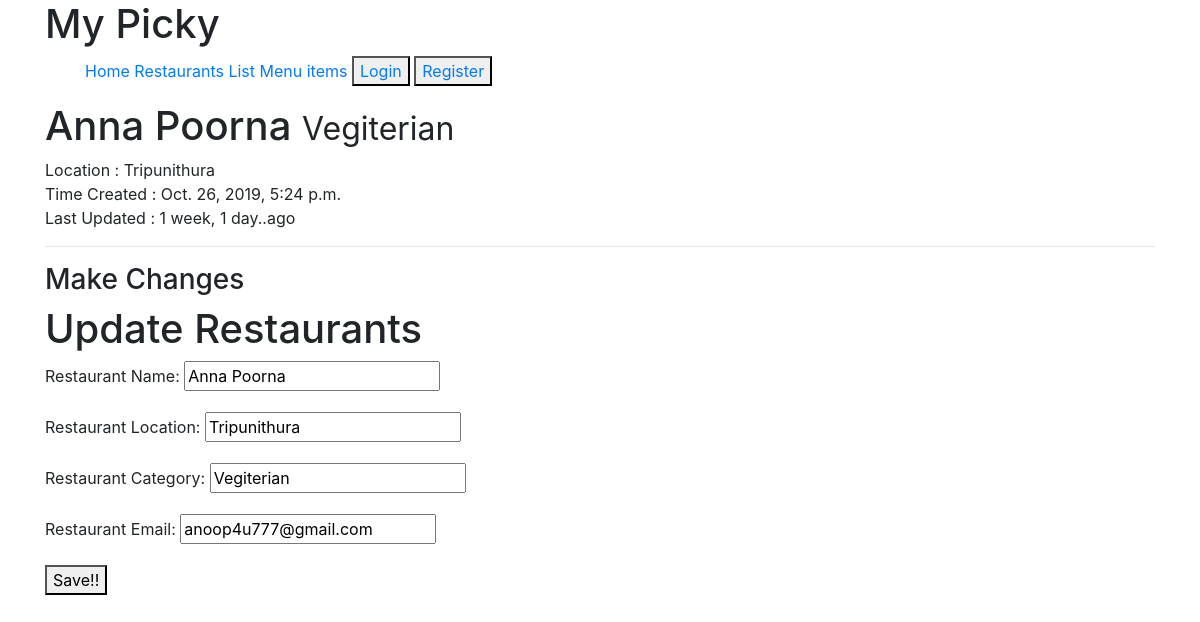
/restaurants/list/anna-poorna/ (signed in), run on the app's committed database.
### restaurants/models.py (models this page shows, shortened)
class RestaurantLocation(models.Model):
		user 				= models.ForeignKey(User)
		Restaurant_Name 	= models.CharField(max_length=50, blank=False, null=False)
		Restaurant_Location	= models.CharField(max_length=50, blank=False, null=False)
		Restaurant_Category	= models.CharField(max_length=50, blank=False, null=False, validators =[validate_category])
		Restaurant_Email	= models.EmailField(blank=False, null=False, validators=[validate_email])
		Restaurant_Created	= models.DateTimeField(auto_now_add=True)
		Restaurant_Updated	= models.DateTimeField(auto_now=True)
		slug				= models.SlugField(blank=True, null=True)
		objects 			=RestaurantLocationManager() #similar to Model.objects.all().This shows the relation to this perticular RestaurantLocation model

### restaurants/views.py (the view)
# urls.py: url(r'^list/(?P<slug>[\w-]+)/$', RestaurantUpdate.as_view(), name='detail'),
class RestaurantUpdate(LoginRequiredMixin, UpdateView):
	template_name 	= "restaurants/detail-update.html"
	form_class 		= RestaurantCreateForm
	login_url 		= "/login/"
	def get_context_data(self, *args, **kwargs):
		context 		 = super(RestaurantUpdate, self).get_context_data(*args, **kwargs)
		context['title'] = 'Update Restaurants'
		return context
	def get_queryset(self):
		return RestaurantLocation.objects.filter(user = self.request.user)

### restaurants/forms.py
class RestaurantCreateForm(forms.ModelForm):
		class Meta:
			model 	= RestaurantLocation
			fields 	= [
					'Restaurant_Name',
					'Restaurant_Location',
					'Restaurant_Category',
					'Restaurant_Email'
					]

### restaurants/models.py (called while the page is built)
	def get_queryset(self):
		return RestaurantLocationQuerySet(self.model, using = self._db) #using the same database(_db OR RestaurantLocation)

### templates/restaurants/detail-update.html (shortened to what this page needs)
{% extends "base.html" %}
	{% block content %}
	<h1>{{form.instance.Restaurant_Name}}   <small>{{form.instance.Restaurant_Category}}</small></h1>
	<p>
		Location		:	{{form.instance.Restaurant_Location}}<br/>
		Time Created	:	{{form.instance.Restaurant_Created}}<br/>
		Last Updated	:	{{form.instance.Restaurant_Updated|timesince}}..ago<br/>
	</p>
	<hr/>
	<h3>Make Changes</h3>
	{% include 'snippets/form-snippet.html' with form=form %}
	{% endblock %}

### templates/snippets/form-snippet.html (shortened to what this page needs)
<h1> {{ title }} </h1>
<form method="POST">
	{{form.as_p}}
	<button type="submit">Save!!</button>
</form>

### data on the page
RestaurantLocation: instance.Restaurant_Name "Anna Poorna", instance.Restaurant_Category "Vegiterian", instance.Restaurant_Location "Tripunithura", instance.Restaurant_Created "Oct. 26, 2019, 5:24 p.m.", instance.Restaurant_Updated "1 week, 1 day", Restaurant_Name "Anna Poorna", Restaurant_Location "Tripunithura", Restaurant_Category "Vegiterian", Restaurant_Email "anoop4u777@gmail.com"

### other printed values
{{ title }} "Update Restaurants"
